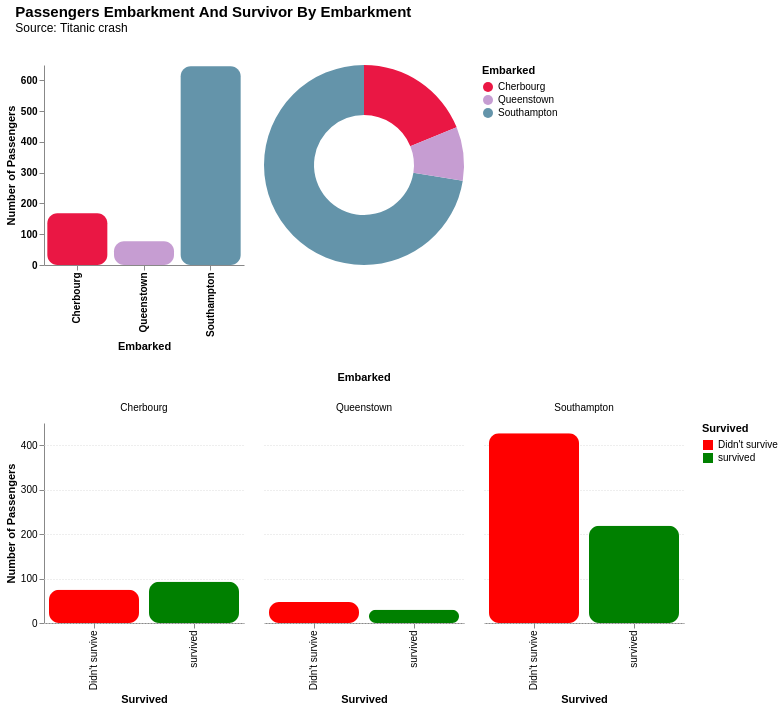

The code cell stored with this chart in its notebook:
### Code cell
graph.categorical_grouped_chart(
    EMBARKED,
    TARGET_NAME,
    colors=EMBARKED_COLORS,
    target_colors=SURVIVED_COLORS,
    title=title,
    subtitle=SUBTITLE,
)

### Figure 1 — Vega-Lite specification as saved in the notebook (floating-point values rounded to 4 significant figures; data arrays with more than 128 entries replaced by an {"elided": "..."} marker saying what was removed)
{"config": {"view": {"continuousWidth": 300, "continuousHeight": 300, "stroke": null}}, "vconcat": [{"hconcat": [{"layer": [{"mark": {"type": "bar", "cornerRadius": 10}, "encoding": {"color": {"field": "Embarked", "legend": {"orient": "right"}, "scale": {"range": ["#6494AA", "#C69DD2", "#EA1744"], "reverse": true}, "type": "nominal"}, "tooltip": [{"field": "Embarked", "title": "Embarked", "type": "nominal"}, {"aggregate": "count", "title": "Number of Passengers", "type": "quantitative"}], "x": {"axis": {"grid": false, "labelFontWeight": "bold"}, "field": "Embarked", "title": "Embarked", "type": "nominal"}, "y": {"aggregate": "count", "axis": {"grid": false, "labelFontWeight": "bold"}, "title": "Number of Passengers", "type": "quantitative"}}, "title": {"text": "", "fontSize": 18, "subtitle": "", "subtitleFontSize": 12}}, {"mark": {"type": "text", "align": "center", "baseline": "bottom", "color": "white", "dy": -5, "fontSize": 12, "fontWeight": "bold"}, "encoding": {"text": {"aggregate": "count", "type": "quantitative"}, "x": {"field": "Embarked", "type": "nominal"}, "y": {"aggregate": "count", "type": "quantitative"}}}], "data": {"name": "data-7e2e2df871dcfa73e855ccb0d8ecd2dd"}, "height": 200, "width": 200}, {"data": {"name": "data-dd1f7e3086e45767b5855e071f3bd5e0"}, "mark": {"type": "arc", "innerRadius": 50}, "encoding": {"color": {"field": "Embarked", "type": "nominal"}, "theta": {"field": "count", "type": "quantitative"}, "tooltip": [{"field": "Embarked", "type": "nominal"}, {"field": "count", "format": ".2f", "title": "Percentage (%)", "type": "quantitative"}]}, "height": 200, "width": 200}]}, {"data": {"name": "data-9c2caf6eec722bd6df30e031ceb9d0af"}, "mark": {"type": "bar", "cornerRadius": 10}, "encoding": {"color": {"field": "Survived", "legend": {"orient": "right"}, "scale": {"range": ["green", "red"], "reverse": true}, "type": "nominal"}, "column": {"field": "Embarked", "type": "nominal"}, "tooltip": [{"field": "Survived", "title": "Survived", "type": "nominal"}, {"field": "count", "title": "Number of Passengers", "type": "quantitative"}, {"field": "percent", "format": ".2f", "title": "Percentage (%)", "type": "quantitative"}], "x": {"field": "Survived", "title": "Survived", "type": "nominal"}, "y": {"axis": {"grid": true, "gridDash": [1, 2]}, "field": "count", "title": "Number of Passengers", "type": "quantitative"}}, "height": 200, "title": {"text": "", "fontSize": 18, "subtitle": "", "subtitleFontSize": 12}, "width": 200}], "resolve": {"scale": {"color": "independent"}}, "title": {"text": "Passengers Embarkment And Survivor By Embarkment", "dx": 10, "dy": -10, "fontSize": 15, "subtitle": "Source: Titanic crash"}, "$schema": "https://vega.github.io/schema/vega-lite/v5.20.1.json", "datasets": {"data-7e2e2df871dcfa73e855ccb0d8ecd2dd": {"elided": "891 records"}, "data-dd1f7e3086e45767b5855e071f3bd5e0": [{"Embarked": "Southampton", "count": 72.5}, {"Embarked": "Cherbourg", "count": 18.86}, {"Embarked": "Queenstown", "count": 8.64}], "data-9c2caf6eec722bd6df30e031ceb9d0af": [{"Embarked": "Cherbourg", "Survived": "survived", "count": 93, "percent": 10.44}, {"Embarked": "Cherbourg", "Survived": "Didn't survive", "count": 75, "percent": 8.42}, {"Embarked": "Queenstown", "Survived": "Didn't survive", "count": 47, "percent": 5.27}, {"Embarked": "Queenstown", "Survived": "survived", "count": 30, "percent": 3.37}, {"Embarked": "Southampton", "Survived": "Didn't survive", "count": 427, "percent": 47.92}, {"Embarked": "Southampton", "Survived": "survived", "count": 219, "percent": 24.58}]}}
